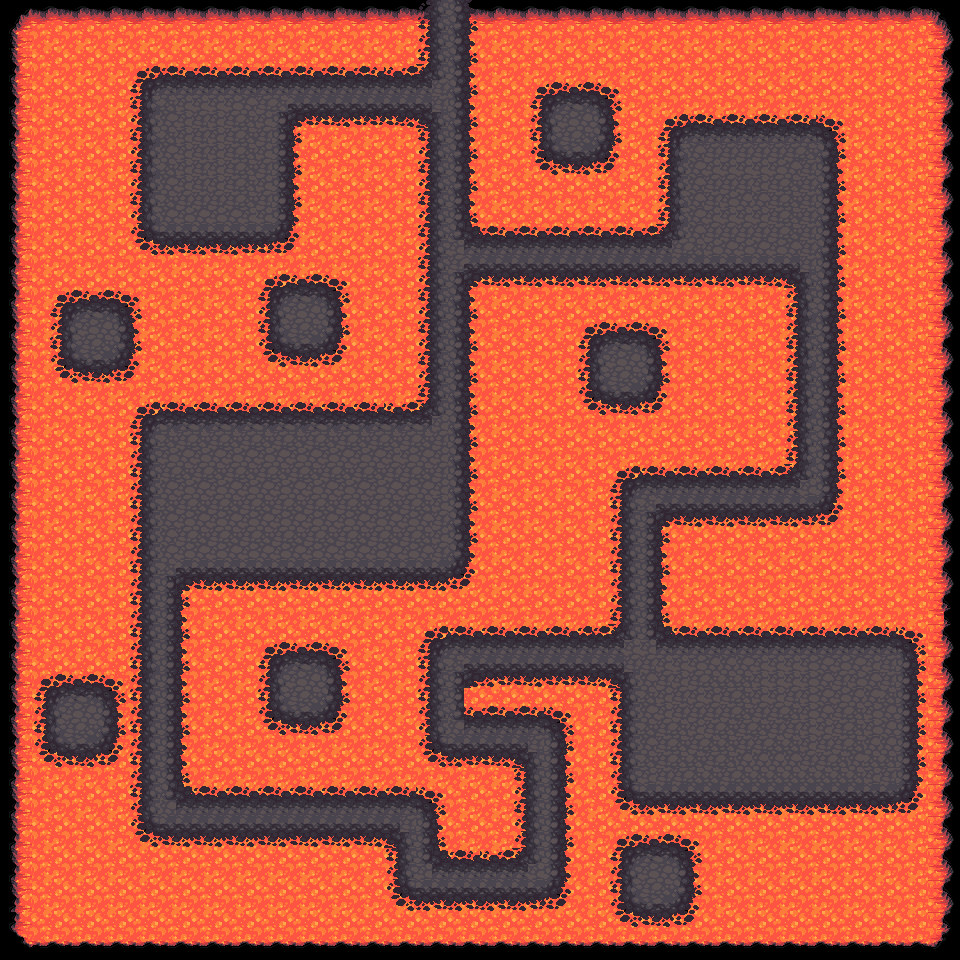

The image is a tile-based game level rendered from a .tmx file. Its description and source (layers, tilesets, objects; grid data summarised) follow:
An orthogonal 60x60 tile map with 16x16 px tiles, 4 tile layers (terrain, background, foreground, events), 2 tilesets.

<map version="1.0" orientation="orthogonal" renderorder="right-down" width="60" height="60" tilewidth="16" tileheight="16" nextobjectid="1">
 <tileset firstgid="1" name="tileset" tilewidth="16" tileheight="16">
  <image source="../../tileset.png" width="1744" height="848" />
 </tileset>
 <tileset firstgid="5778" name="terrain" tilewidth="16" tileheight="16">
  <image source="../../terrain.png" width="1024" height="1024" />
 </tileset>
 <layer name="terrain" width="60" height="60">
  <data>[3600 cells, 3600 non-empty, 52 distinct tile ids]</data>
 </layer>
 <layer name="background" width="60" height="60">
  <data>[3600 cells, 623 non-empty, 24 distinct tile ids]</data>
 </layer>
 <layer name="foreground" width="60" height="60">
  <data>[3600 cells, 0 non-empty, 0 distinct tile ids]</data>
 </layer>
 <objectgroup name="collisionobjects" />
 <layer name="events" width="60" height="60">
  <data>[3600 cells, 0 non-empty, 0 distinct tile ids]</data>
 </layer>
</map>
